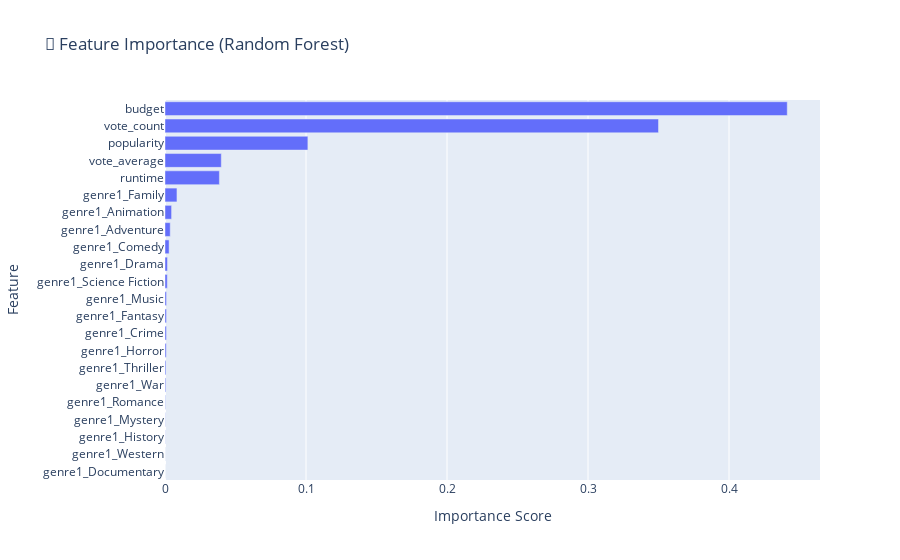

The notebook cell saved with this chart:
### Code cell
# 2. Feature Importance Bar Chart
feat_imp = pd.Series(best_model.feature_importances_, index=X_train.columns).sort_values(ascending=False)
fig2 = px.bar(x=feat_imp.values, y=feat_imp.index,
              orientation='h',
              title='🎯 Feature Importance (Random Forest)',
              labels={'x': 'Importance Score', 'y': 'Feature'})
fig2.update_layout(yaxis=dict(autorange="reversed"))
fig2.show()

### Figure 1 — Plotly figure (JSON) as saved in the notebook; plotly's stock layout.template omitted (floating-point values rounded to 4 significant figures)
{"data": [{"alignmentgroup": "True", "hovertemplate": "Importance Score=%{x}<br>Feature=%{y}<extra></extra>", "legendgroup": "", "marker": {"color": "#636efa", "pattern": {"shape": ""}}, "name": "", "offsetgroup": "", "orientation": "h", "showlegend": false, "textposition": "auto", "type": "bar", "x": [0.4413, 0.35, 0.1013, 0.03993, 0.03857, 0.008482, 0.004666, 0.003707, 0.002914, 0.001734, 0.001618, 0.00105, 0.001036, 0.0009936, 0.0008808, 0.0006536, 0.0005403, 0.0002464, 0.0001639, 0.0001108, 4.39e-05, 1.801e-05], "xaxis": "x", "y": ["budget", "vote_count", "popularity", "vote_average", "runtime", "genre1_Family", "genre1_Animation", "genre1_Adventure", "genre1_Comedy", "genre1_Drama", "genre1_Science Fiction", "genre1_Music", "genre1_Fantasy", "genre1_Crime", "genre1_Horror", "genre1_Thriller", "genre1_War", "genre1_Romance", "genre1_Mystery", "genre1_History", "genre1_Western", "genre1_Documentary"], "yaxis": "y"}], "layout": {"barmode": "relative", "legend": {"tracegroupgap": 0}, "title": {"text": "🎯 Feature Importance (Random Forest)"}, "xaxis": {"anchor": "y", "domain": [0, 1], "title": {"text": "Importance Score"}}, "yaxis": {"anchor": "x", "autorange": "reversed", "domain": [0, 1], "title": {"text": "Feature"}}}}
